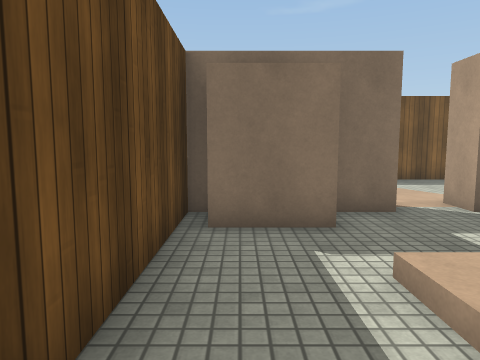
[1] (above)

21 first-person views from a walk through a 3-D level made in the Unity game engine. The camera is 1.3 m above the floor, tilts 6° down and sees 70° across. The floor is counted in squares, 1 m on a side. Each view is taken from the middle of a square. On the plan, view 1 faces up. The plan holds only what a view shows up to about 15 squares ahead; the rest is blank. Surface patterns are stand-ins for the level's own textures.

[2]
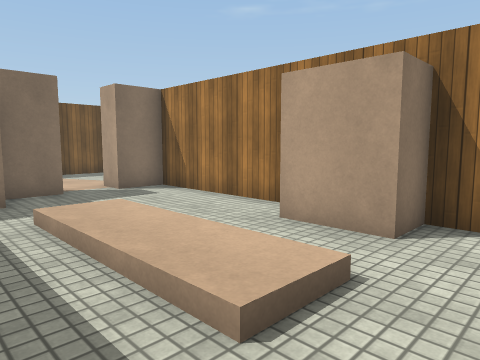

[3]
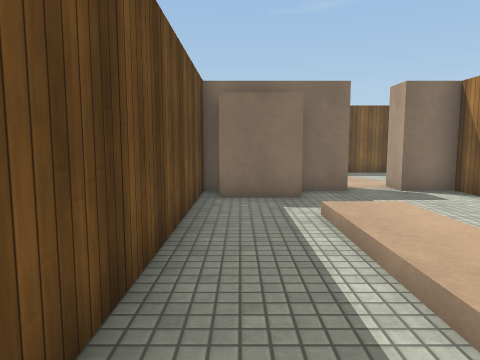

[4]
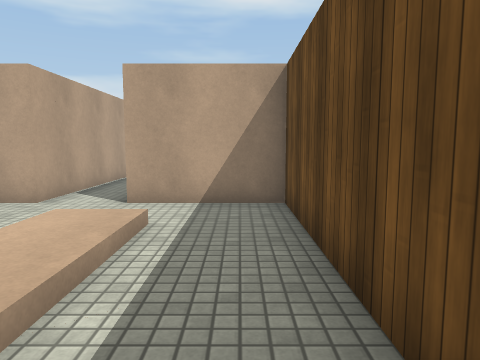

[5]
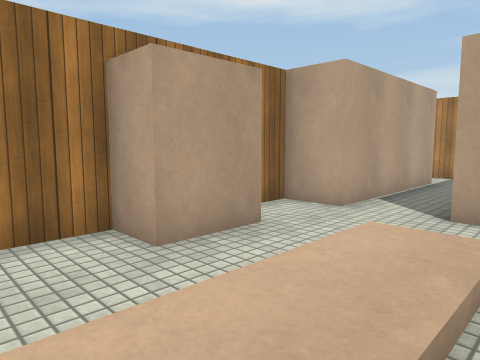

[6]
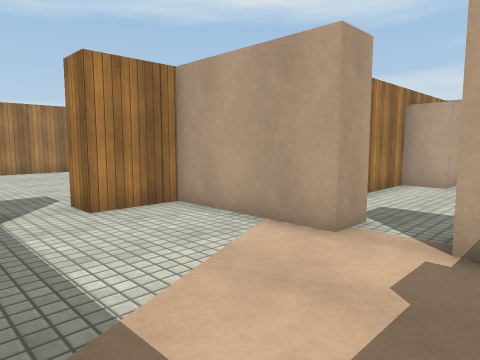

[7]
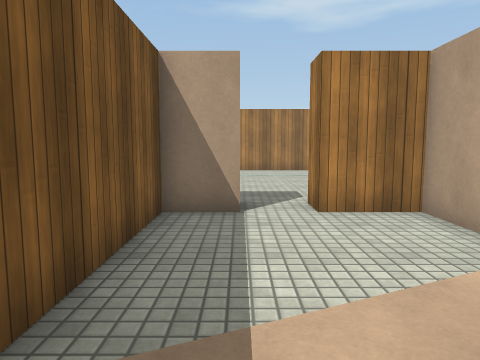

[8]
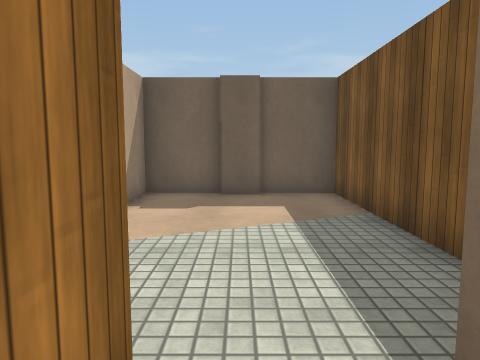

[9]
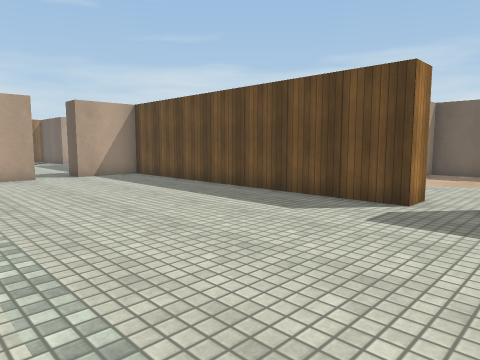

[10]
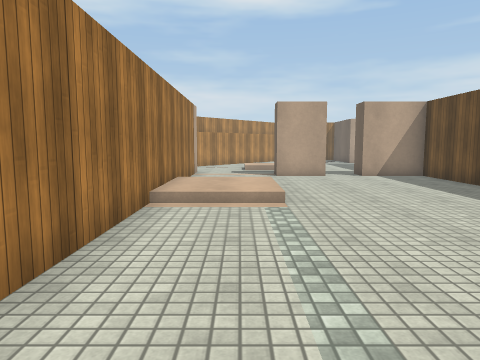

[11]
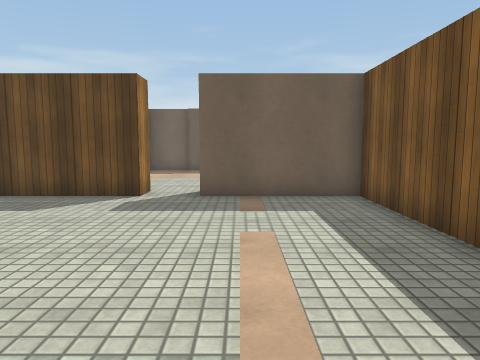

[12]
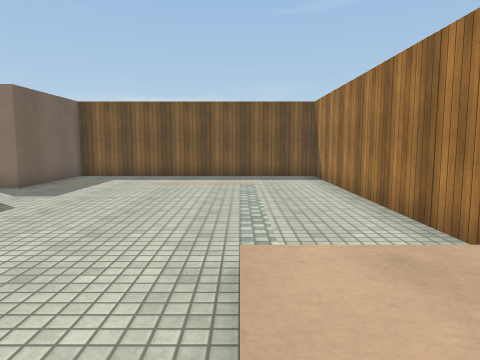

[13]
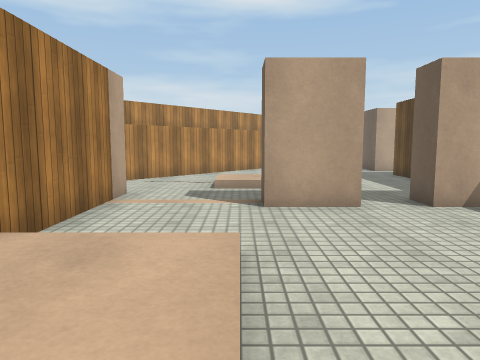

[14]
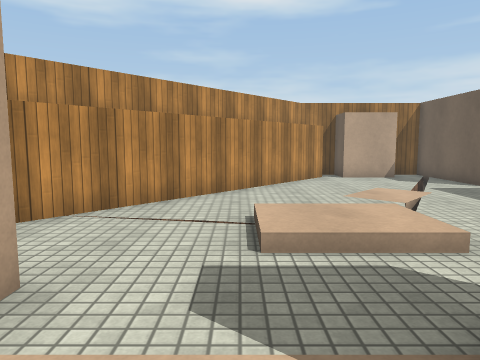

[15]
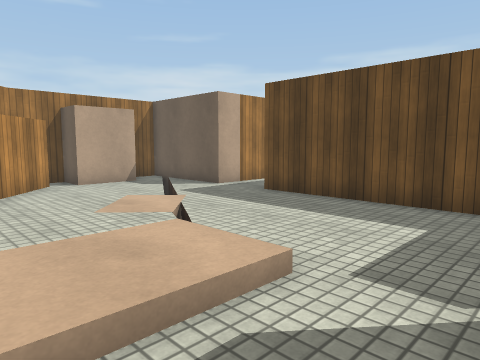

[16]
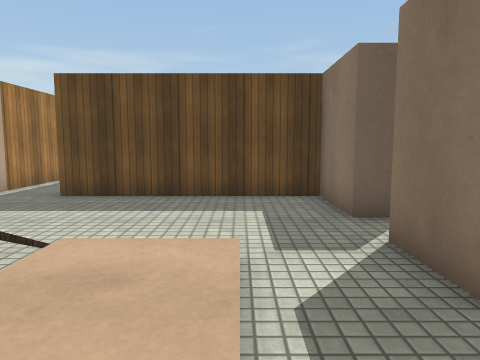

[17]
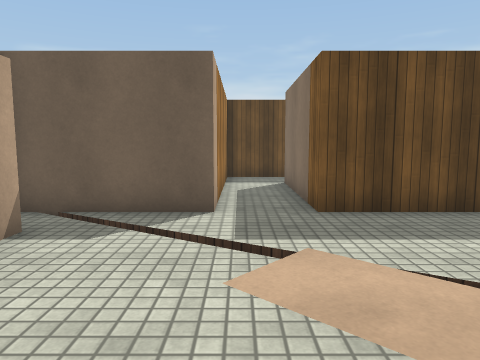

[18]
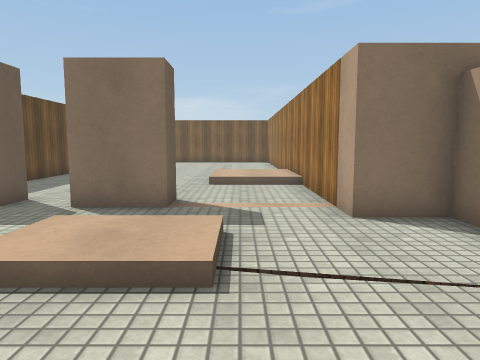

[19]
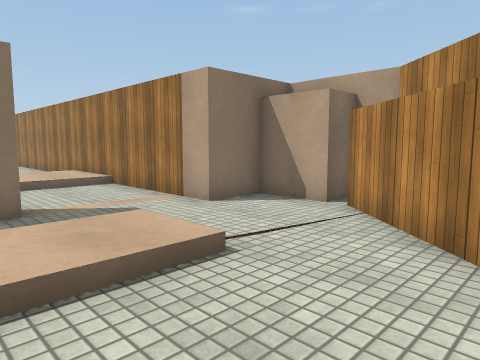

[20]
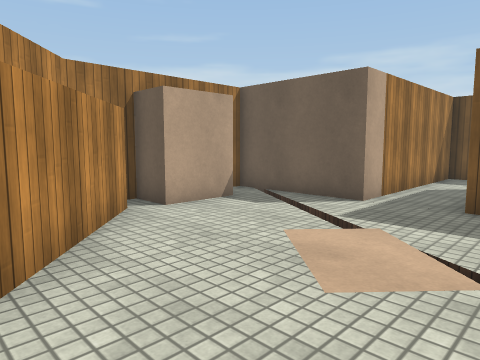

[21]
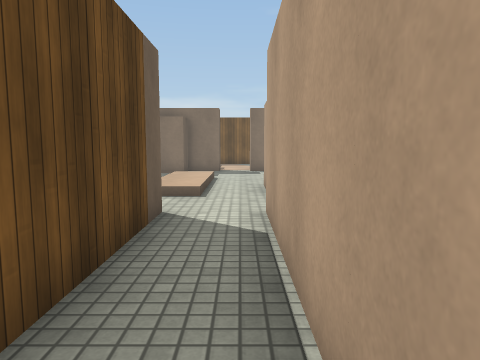

### Floor plan
Key: @ floor where view 1 was taken; # wall or solid block; . main floor; : floor 0.25 m higher than the main floor; / step, stairs or slope; v drop or lower ground.
Columns run from 1 left of view 1 to 21 right of it. Each row starts with its distance up from view 1.
 15           ###########
 14           #.........#
 13   #########.........#
 12   #.......#.........#
 11   #.................#
 10   #.................#
  9   #.......#.........#
  8   #.......#.........#
  7  ####.#####.........#
  6 ###....#  #.........#
  5 ###....#  #.........#
  4 #......#  #....../::#
  3 #..:/..#  #....../::#
  2 #..:/..#  #....../::#
  1 #..:/.##  #......///#
  0 #@.:/.##  #.........#
 -1 #..:/.##  #.........#
 -2 #......#  ####.##...#
 -3 #......#  ####.##...#
 -4 ####..##  #.........###
 -5    #..#   #.....//....#
 -6    #..#   #.....::....#
 -7    #..#   #....////..##
 -8    #..#   #.........##
 -9    #..#####.........#
-10    #...............##
-11    #.........v....##
-12    ########.v....##
-13           #.....##
-14           #v#####
-15           ### ##

Where each view was taken, in squares from view 1:
view 1: 0 up, 0 right, facing up
view 2: 3 down, 0 right, facing up-right
view 3: 3 down, 0 right, facing up
view 4: 4 up, 0 right, facing down
view 5: 3 up, 1 right, facing down-right
view 6: 12 up, 2 right, facing down-right
view 7: 11 up, 2 right, facing right
view 8: 10 up, 10 right, facing left
view 9: 12 up, 17 right, facing down-left
view 10: 12 up, 17 right, facing down
view 11: 12 up, 18 right, facing left
view 12: 1 up, 16 right, facing up
view 13: 5 up, 16 right, facing down
view 14: 1 down, 17 right, facing down
view 15: 3 down, 17 right, facing down-left
view 16: 5 down, 18 right, facing left
view 17: 11 down, 16 right, facing left
view 18: 10 down, 17 right, facing up
view 19: 10 down, 14 right, facing up-right
view 20: 8 down, 17 right, facing down-left
view 21: 10 down, 4 right, facing up
